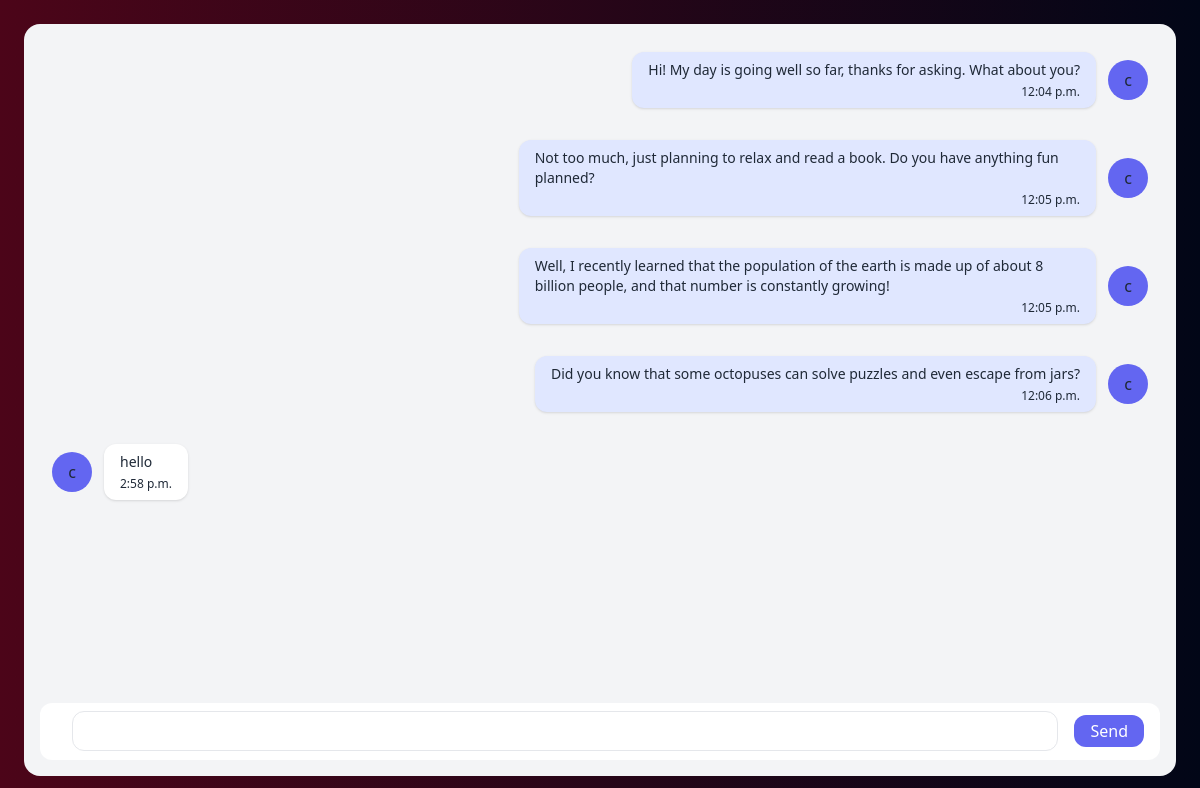
Screenshot of /chatrooms/hangout/ (signed in) with the database file from the repository.
### chat_room/models.py (models this page shows)
class Message(models.Model):
    chatroom = models.ForeignKey(ChatRoom, related_name='messages', on_delete=models.CASCADE)
    user = models.ForeignKey(User, related_name='messages', on_delete=models.CASCADE)
    content = models.TextField()
    date_added = models.DateTimeField(auto_now_add=True)
    class Meta:
        ordering = ('date_added',)

### chat_room/views.py (the view)
# urls.py: path('<slug:slug>/', views.chatroom, name='chatroom'),
@login_required
def chatroom(request, slug):
    chatroom = ChatRoom.objects.get(slug=slug)
    messages = Message.objects.filter(chatroom=chatroom)
    return render(request, 'chat_room/chatroom.html', {'chatroom': chatroom, 'messages': messages})

### chat_room/templates/chat_room/chatroom.html (shortened to what this page needs)
<!DOCTYPE html>
<html>
  <head>
    <script src="https://cdn.tailwindcss.com"></script>
  </head>
  <body class="bg-gradient-to-r from-rose-950 to-slate-950">
    <div class="flex h-screen antialiased text-gray-800">
      <div class="flex flex-row h-full w-full overflow-x-hidden">
        <div class="flex flex-col flex-auto h-full p-6">
          <div class="flex flex-col flex-auto flex-shrink-0 rounded-2xl bg-gray-100 h-full p-4">
            <div class="flex flex-col h-full overflow-x-auto mb-4">
              <div class="flex flex-col h-full">
                <div class="grid grid-cols-12 gap-y-2" id="chat-messages">
                  {% for m in messages %}
                    {% if m.user == request.user %}
                      <div class="col-start-6 col-end-13 p-3 rounded-lg">
                        <div class="flex items-center justify-start flex-row-reverse">
                          <div class="flex items-center justify-center h-10 w-10 rounded-full bg-indigo-500 flex-shrink-0">{{ m.user.username|first }}</div>
                          <div class="relative mr-3 text-sm bg-indigo-100 py-2 px-4 shadow rounded-xl">
                            <div>{{ m.content }}</div>
                            <p class="text-right text-xs text-grey-dark mt-1">
                              {{ m.date_added | time }}
                          </p>
                          </div>
                        </div>
                      </div>
                    {% else %}
                      <div class="col-start-1 col-end-8 p-3 rounded-lg">
                        <div class="flex flex-row items-center">
                          <div class="flex items-center justify-center h-10 w-10 rounded-full bg-indigo-500 flex-shrink-0">{{ m.user.username|first }}</div>
                          <div class="relative ml-3 text-sm bg-white py-2 px-4 shadow rounded-xl">
                            <div>{{ m.content }}</div>
                            <p class="text-right text-xs text-grey-dark mt-1">
                              {{ m.date_added | time }}
                          </p>
                          </div>
                        </div>
                      </div>
                    {% endif %}
                  {% endfor %}
                </div>
              </div>
            </div>
            <form method="post" action="." class="flex flex-row items-center h-16 rounded-xl bg-white w-full px-4">
              <div class="flex-grow ml-4">
                <div class="relative w-full">
                  <input type="text" name="content" id="chat-message-input" class="flex w-full border rounded-xl focus:outline-none focus:border-indigo-300 pl-4 h-10" />
                </div>
              </div>
              <div class="ml-4">
                <button class="flex items-center justify-center bg-indigo-500 hover:bg-indigo-600 rounded-xl text-white px-4 py-1 flex-shrink-0" id="chat-message-submit"><span>Send</span></button>
              </div>
            </form>
          </div>
        </div>
      </div>
    </div>
  </body>
</html>

### rows the page displays
Message: user.username|first "c", content "Hi! My day is going well so far, thanks for asking. What about you?", date_added "12:04 p.m."
Message: user.username|first "c", content "Not too much, just planning to relax and read a book. Do you have anything fun planned?", date_added "12:05 p.m."
Message: user.username|first "c", content "Well, I recently learned that the population of the earth is made up of about 8 billion people, and that number is constantly growing!", date_added "12:05 p.m."
Message: user.username|first "c", content "Did you know that some octopuses can solve puzzles and even escape from jars?", date_added "12:06 p.m."
Message: user.username|first "c", content "hello", date_added "2:58 p.m."
